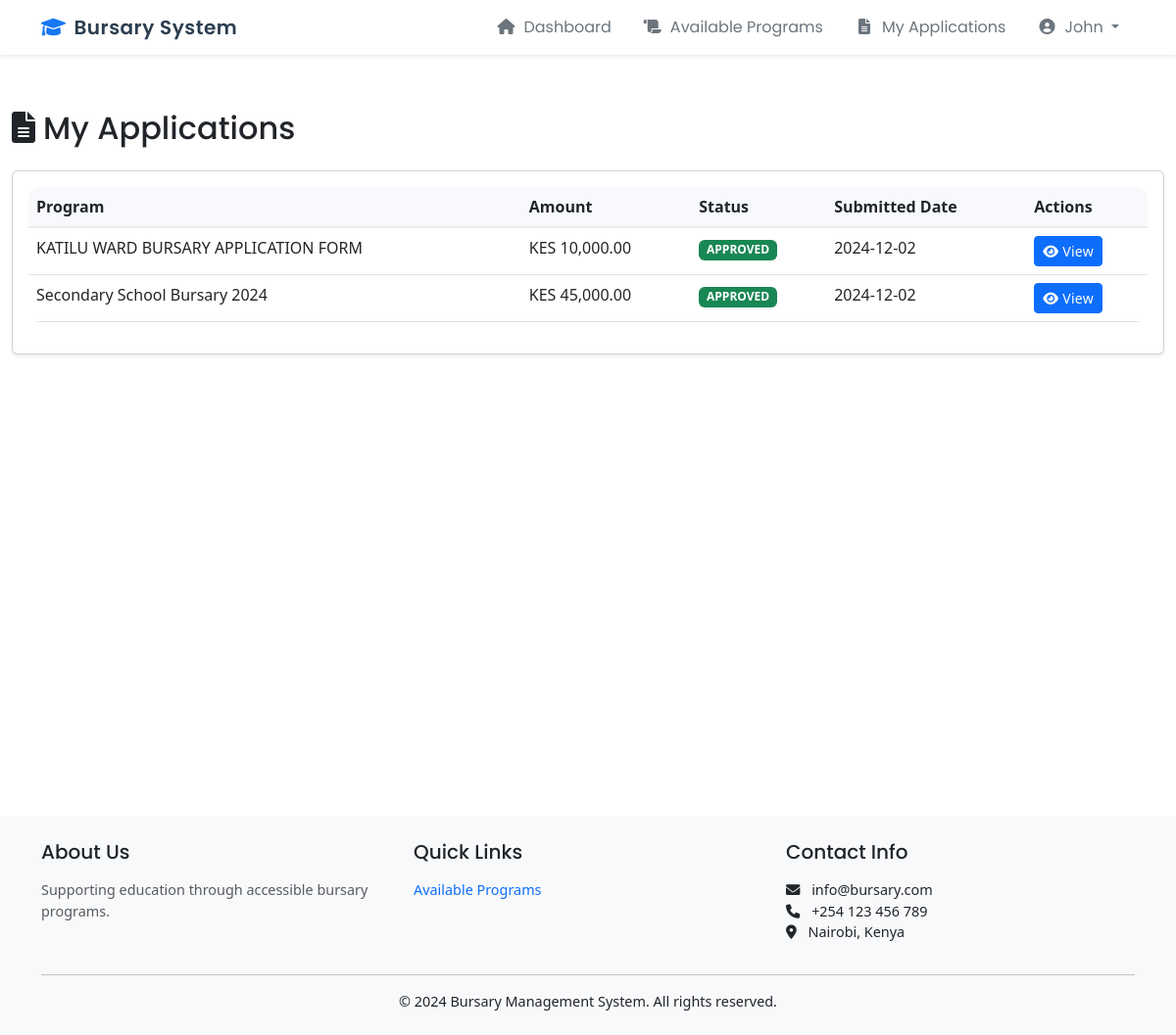
The app's page /student/applications (signed in), older data.
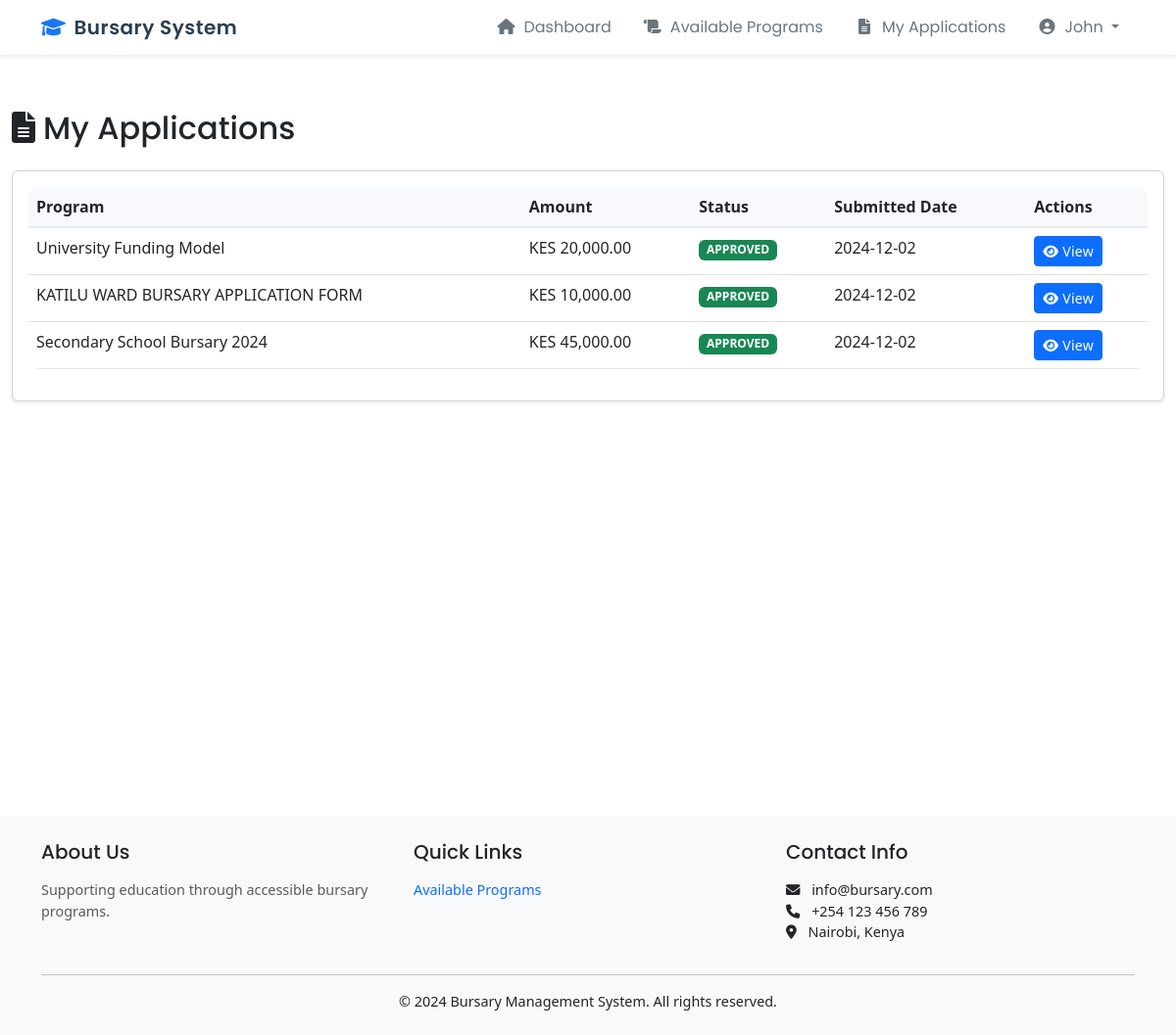
The same page, newer data.
### app/models.py (models this page shows)
class Application(db.Model):
    id = db.Column(db.Integer, primary_key=True)
    student_id = db.Column(db.Integer, db.ForeignKey('user.id'), nullable=False)
    ward_id = db.Column(db.Integer, db.ForeignKey('ward.id'), nullable=False)
    program_id = db.Column(db.Integer, db.ForeignKey('bursary_program.id'), nullable=False)
    status = db.Column(db.String(20), default='PENDING')
    amount = db.Column(db.Float, nullable=False)
    reason = db.Column(db.Text, nullable=False)
    reviewed_by = db.Column(db.Integer, db.ForeignKey('user.id'))
    review_note = db.Column(db.Text)
    created_at = db.Column(db.DateTime, default=datetime.utcnow)
    updated_at = db.Column(db.DateTime, default=datetime.utcnow, onupdate=datetime.utcnow)
    documents = db.relationship('Document', backref='application', lazy='dynamic')
    timeline = db.relationship('ApplicationTimeline', backref='application', lazy='dynamic')

class BursaryProgram(db.Model):
    id = db.Column(db.Integer, primary_key=True)
    name = db.Column(db.String(200), nullable=False)
    description = db.Column(db.Text)
    amount = db.Column(db.Float, nullable=False)
    start_date = db.Column(db.DateTime, nullable=False)
    end_date = db.Column(db.DateTime, nullable=False)
    requirements = db.Column(db.Text)
    ward_id = db.Column(db.Integer, db.ForeignKey('ward.id'), nullable=True)
    status = db.Column(db.String(20), default='ACTIVE')
    created_at = db.Column(db.DateTime, default=datetime.utcnow)
    updated_at = db.Column(db.DateTime, default=datetime.utcnow, onupdate=datetime.utcnow)
    applications = db.relationship('Application', backref='program', lazy='dynamic')

### app/student/routes.py (the view)
@bp.route('/applications')
@login_required
@student_required
def applications():
    student_applications = Application.query.filter_by(student_id=current_user.id).order_by(Application.created_at.desc()).all()
    return render_template('student/applications.html', applications=student_applications)

### app/models.py (called while the page is built)
@login_manager.user_loader
def load_user(id):
    return User.query.get(int(id))

### app/student/routes.py (called while the page is built)
def student_required(f):
    @wraps(f)
    def decorated_function(*args, **kwargs):
        if not current_user.is_authenticated or current_user.role != 'STUDENT':
            flash('Access denied. This page is only for students.', 'error')
            return redirect(url_for('main.index'))
        return f(*args, **kwargs)
    return decorated_function

### app/templates/student/applications.html (shortened to what this page needs)
{% extends "student/base.html" %}
{% block content %}
<div class="container-fluid py-4">
    <div class="row">
        <div class="col-12">
            <h2 class="mb-4">
                <i class="fas fa-file-alt me-2"></i>My Applications
            </h2>
            {% if applications %}
            <div class="card">
                <div class="card-body">
                    <div class="table-responsive">
                        <table class="table table-hover">
                            <thead>
                                <tr>
                                    <th>Program</th>
                                    <th>Amount</th>
                                    <th>Status</th>
                                    <th>Submitted Date</th>
                                    <th>Actions</th>
                                </tr>
                            </thead>
                            <tbody>
                                {% for application in applications %}
                                <tr>
                                    <td>{{ application.program.name }}</td>
                                    <td>KES {{ "{:,.2f}".format(application.amount) }}</td>
                                    <td>
                                        <span class="badge {% if application.status == 'PENDING' %}bg-warning
                                                     {% elif application.status == 'APPROVED' %}bg-success
                                                     {% elif application.status == 'REJECTED' %}bg-danger
                                                     {% endif %}">
                                            {{ application.status }}
                                        </span>
                                    </td>
                                    <td>{{ application.created_at.strftime('%Y-%m-%d') }}</td>
                                    <td>
                                        <a href="{{ url_for('student.view_application', application_id=application.id) }}"
                                           class="btn btn-sm btn-primary">
                                            <i class="fas fa-eye me-1"></i>View
                                        </a>
                                    </td>
                                </tr>
                                {% endfor %}
                            </tbody>
                        </table>
                    </div>
                </div>
            </div>
            {% else %}
            <div class="alert alert-info">
                <i class="fas fa-info-circle me-2"></i>You haven't submitted any applications yet.
            </div>
            {% endif %}
        </div>
    </div>
</div>
{% endblock %}

Row changes from the older to the newer data that the page shows:
added Application: program.name "University Funding Model", amount "20,000.00", status "APPROVED", created_at "2024-12-02"
